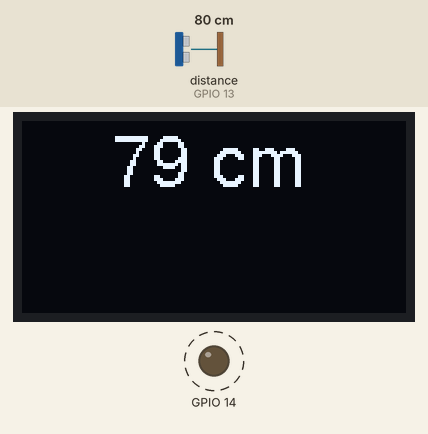
Recording of a sketch running on a simulated ESP32. On the bench: 128×64 one-colour display, output pins drawn as LEDs (lit = HIGH). Wiring (inferred from the names in the program): ultrasonic range finder: trigger GPIO 12; echo GPIO 13. Dashed ring = blinking. The inputs (shaded band) are chosen by the test bench; at power-on: distance to the obstacle (sensor on GPIO 13) 80 cm. The echo pulse lasts 58.3 µs per cm; pins used as bus, display or sensor lines are not drawn; what the sketch prints to the serial monitor is not drawn.

Above: at 1.8 s.
1.9 s: distance to the obstacle (sensor on GPIO 13) set to 2 cm
At 2.5 s:
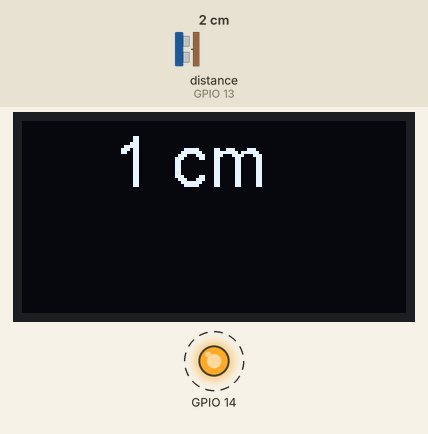
4.5 s: distance to the obstacle (sensor on GPIO 13) set to 4 cm
At 6.6 s:
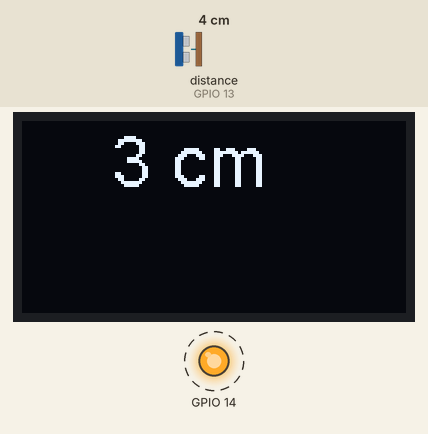
7.6 s: distance to the obstacle (sensor on GPIO 13) set to 9 cm
At 8.9 s:
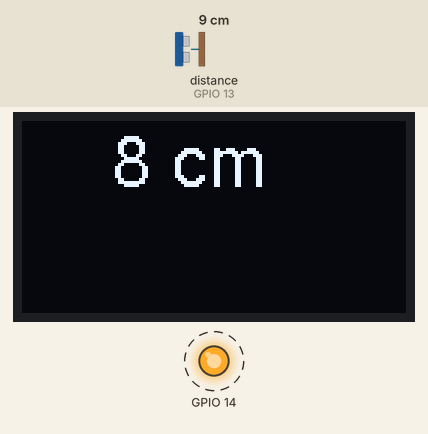
Timing chart, 0 to 16.6 s (numbered marks = the images above; inputs shaded):
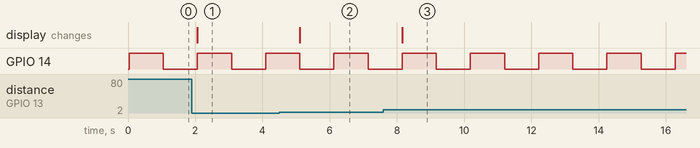

Measured:
- after the input at 1.9 s, the display: changes after 0.17 s (image 1)
- after the input at 4.5 s, the display: changes after 0.61 s (image 2)
- after the input at 7.6 s, the display: changes after 0.56 s (image 3)
- by itself, GPIO 14: alternates HIGH for 1.0 s and LOW for 1.0 s

The sketch:

GISMO7_Ultrasonic_OLED.ino
```cpp
#include "SSD1306.h"

SSD1306 display(0x3c,21,22);

// defines pins numbers
const int trigPin = 12;
const int echoPin = 13;

// defines variables
long duration;
int distance;

void OLEDInit();
void OLEDUpdate();


void setup() {
pinMode(trigPin, OUTPUT); // Sets the trigPin as an Output
pinMode(echoPin, INPUT); // Sets the echoPin as an Input
pinMode(14,OUTPUT);
Serial.begin(115200); // Starts the serial communication
OLEDInit();
}

void loop() {
// Clears the trigPin
digitalWrite(trigPin, LOW);
delayMicroseconds(2);

// Sets the trigPin on HIGH state for 10 micro seconds
digitalWrite(trigPin, HIGH);
delayMicroseconds(10);
digitalWrite(trigPin, LOW);

// Reads the echoPin, returns the sound wave travel time in microseconds
duration = pulseIn(echoPin, HIGH);

// Calculating the distance
distance= duration*0.034/2;

// Prints the distance on the Serial Monitor
Serial.print("Distance: ");
Serial.println(distance);

OLEDUpdate();
digitalWrite(14,!digitalRead(14));

delay(1000);
}
void OLEDInit(){
  display.init();
  display.setFont(ArialMT_Plain_24);
}

void OLEDUpdate(){

  String d = String(distance) + " cm";
  display.clear();
  display.drawString(30,0,d);
  display.display();
}
```
